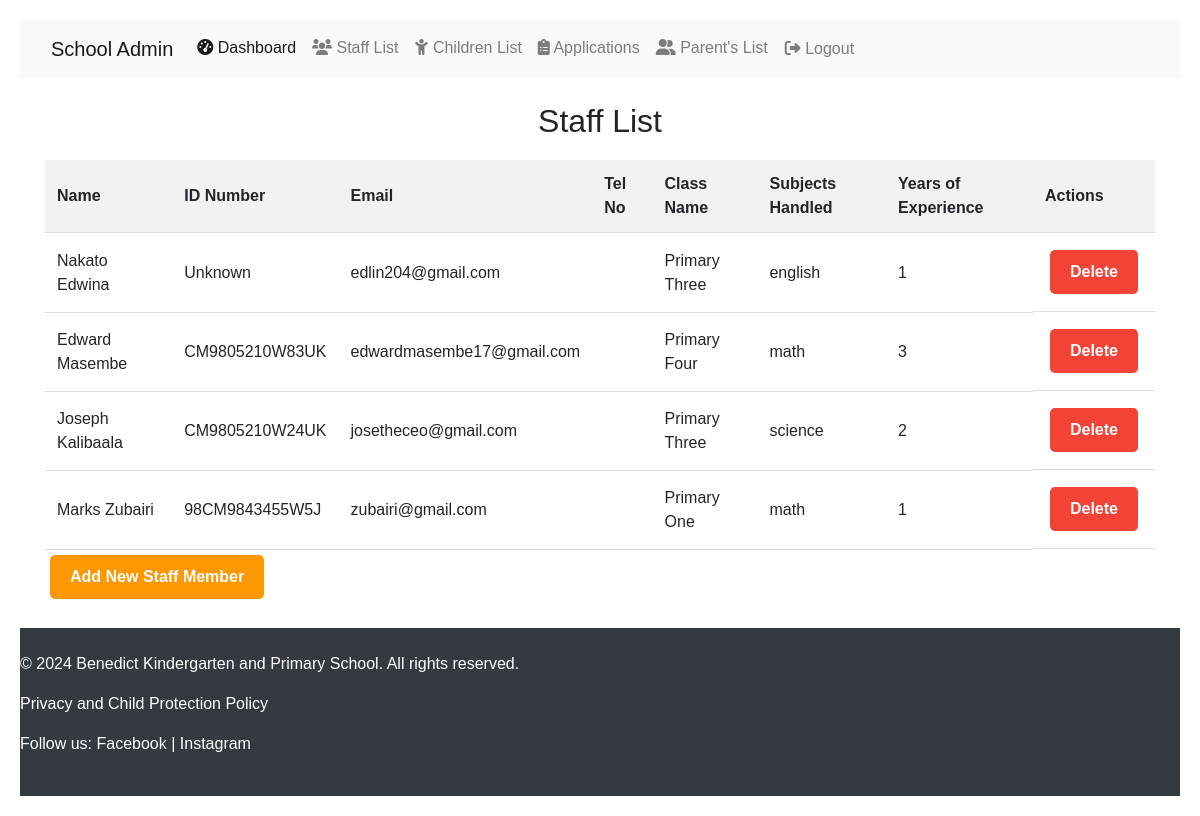
The page /benedict_school/staff/ (signed in) on the database as committed earlier.
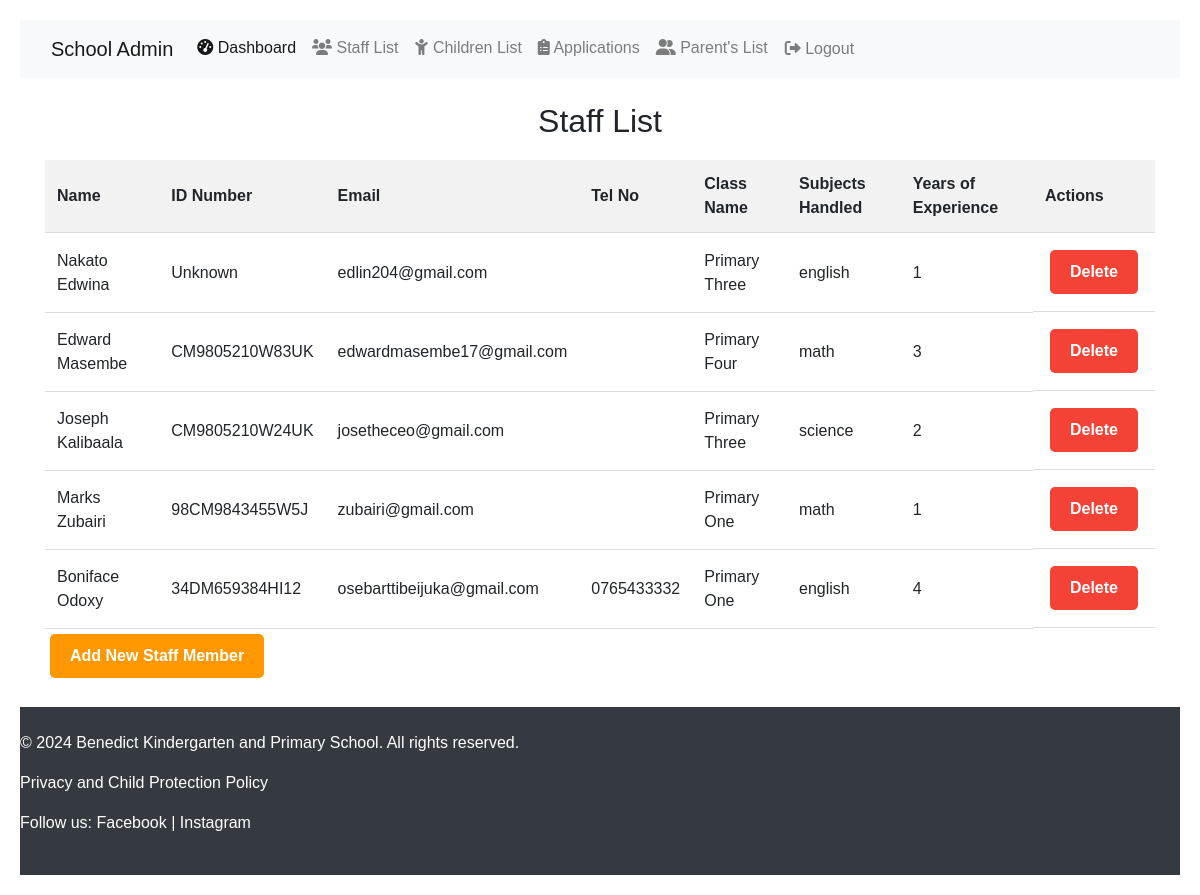
The same page on the database as committed later.
### benedict_school/models.py (models this page shows, shortened)
class Staff(models.Model):
    name = models.CharField(max_length=50, unique=True)
    ID_number = models.CharField(max_length=14, unique=True, null=False, default='')
    email = models.EmailField(unique=True)
    tel_no = models.CharField(max_length=15, default='')
    class_name = models.CharField(max_length=50, default='Primary One')
    subjects_handled = models.CharField(
        max_length=100,
        choices=[
            ("math", "Mathematics"),
            ("science", "Science"),
            ("english", "English"),
            ("social_studies", "Social Studies"),
            ("literacy_1A", "Literacy 1A"),
            ("literacy_1B", "Literacy 1B"),
            ("literacy", "Literacy"),
            ("luganda", "Luganda"),
            ("reading", "Reading"),
            ("religious_education", "Religious Education"),
            ("learning_area_1_5", "Learning Area 1-5"),
        ],
        default="math",
    )
    years_of_experience = models.PositiveIntegerField()

### benedict_school/views.py (the view)
# urls.py: path('staff/', views.staff_list, name='staff-list'),
@user_passes_test(is_admin, login_url='/admin-login/')
def staff_list(request):
    staff_members = Staff.objects.all()
    return render(request, 'staff_list.html', {'staff_members': staff_members})

### benedict_school/context_processors.py (called while the page is built)
def google_maps_api_key(request):
    return {'GOOGLE_MAPS_API_KEY': getattr(settings, 'GOOGLE_MAPS_API_KEY', '')}

### benedict_school/views.py (called while the page is built)
def is_admin(user):
    return user.is_authenticated and user.is_staff  # Checks if user is admin

### benedict_school/templates/staff_list.html (shortened to what this page needs)
{% extends "admin_base.html" %}
{% load static %}
{% block content %}
  <h2>Staff List</h2>
  <table class="staff-table">
      <thead>
          <tr>
              <th>Name</th>
              <th>ID Number</th>
              <th>Email</th>
              <th>Tel No</th>
              <th>Class Name</th>
              <th>Subjects Handled</th>
              <th>Years of Experience</th>
              <th>Actions</th>
          </tr>
      </thead>
      <tbody>
          {% for staff in staff_members %}
          <tr>
              <td>{{ staff.name }}</td>
              <td>{{ staff.ID_number }}</td>
              <td>{{ staff.email }}</td>
              <td>{{ staff.tel_no }}</td>
              <td>{{ staff.class_name }}</td>
              <td>{{ staff.subjects_handled }}</td>
              <td>{{ staff.years_of_experience }}</td>
              <td class="action-buttons">
                  <a href="{% url 'delete-staff' staff.id %}" class="btn-delete">Delete</a>
              </td>
          </tr>
          {% endfor %}
      </tbody>
  </table>
  <a href="{% url 'staff_create' %}" class="btn-add">Add New Staff Member</a>
{% endblock %}

Rows that differ between the two databases and show on the page:
added Staff: name "Boniface Odoxy", ID_number "34DM659384HI12", email "osebarttibeijuka@gmail.com", tel_no "0765433332", class_name "Primary One", subjects_handled "english", years_of_experience "4"
